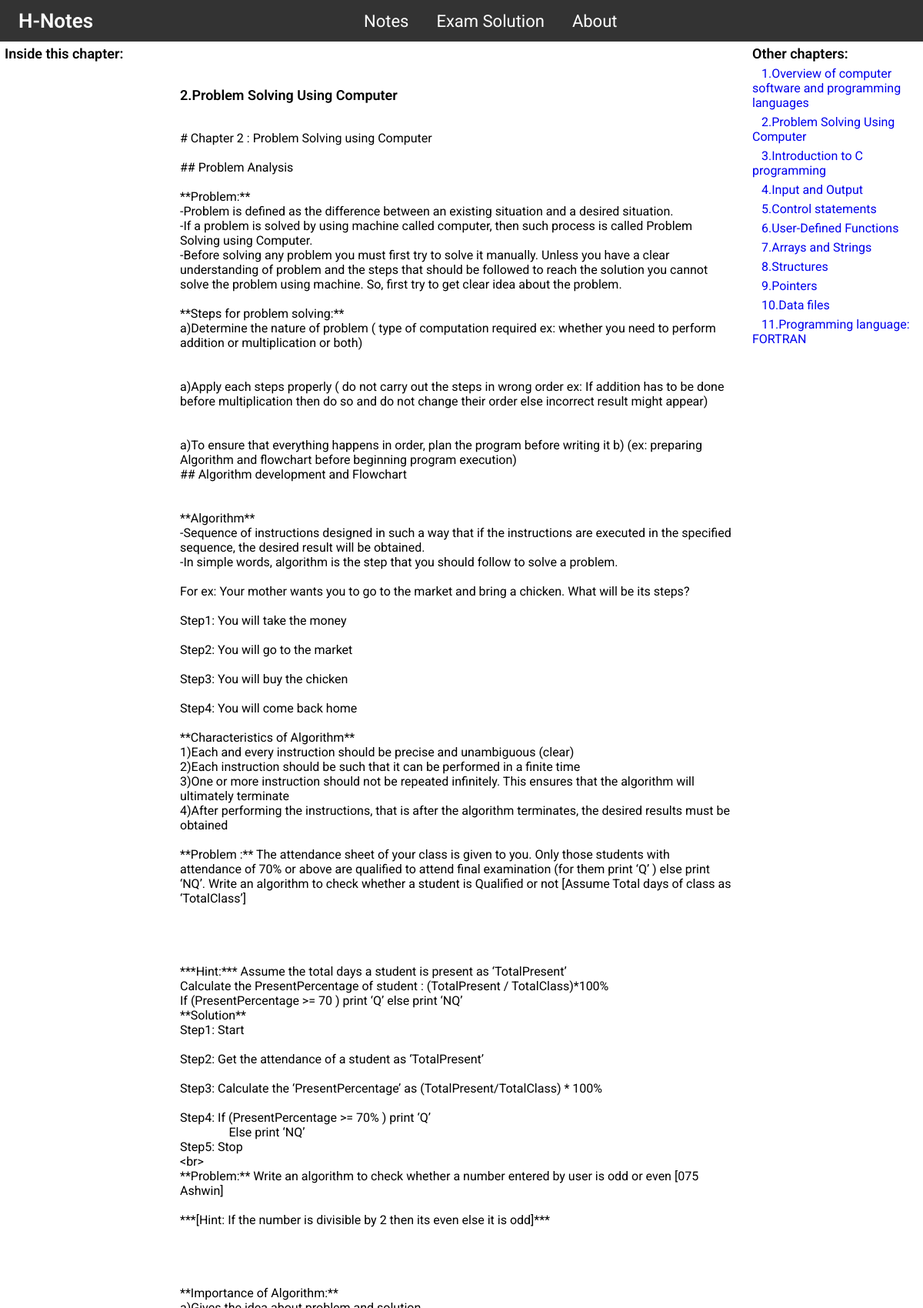
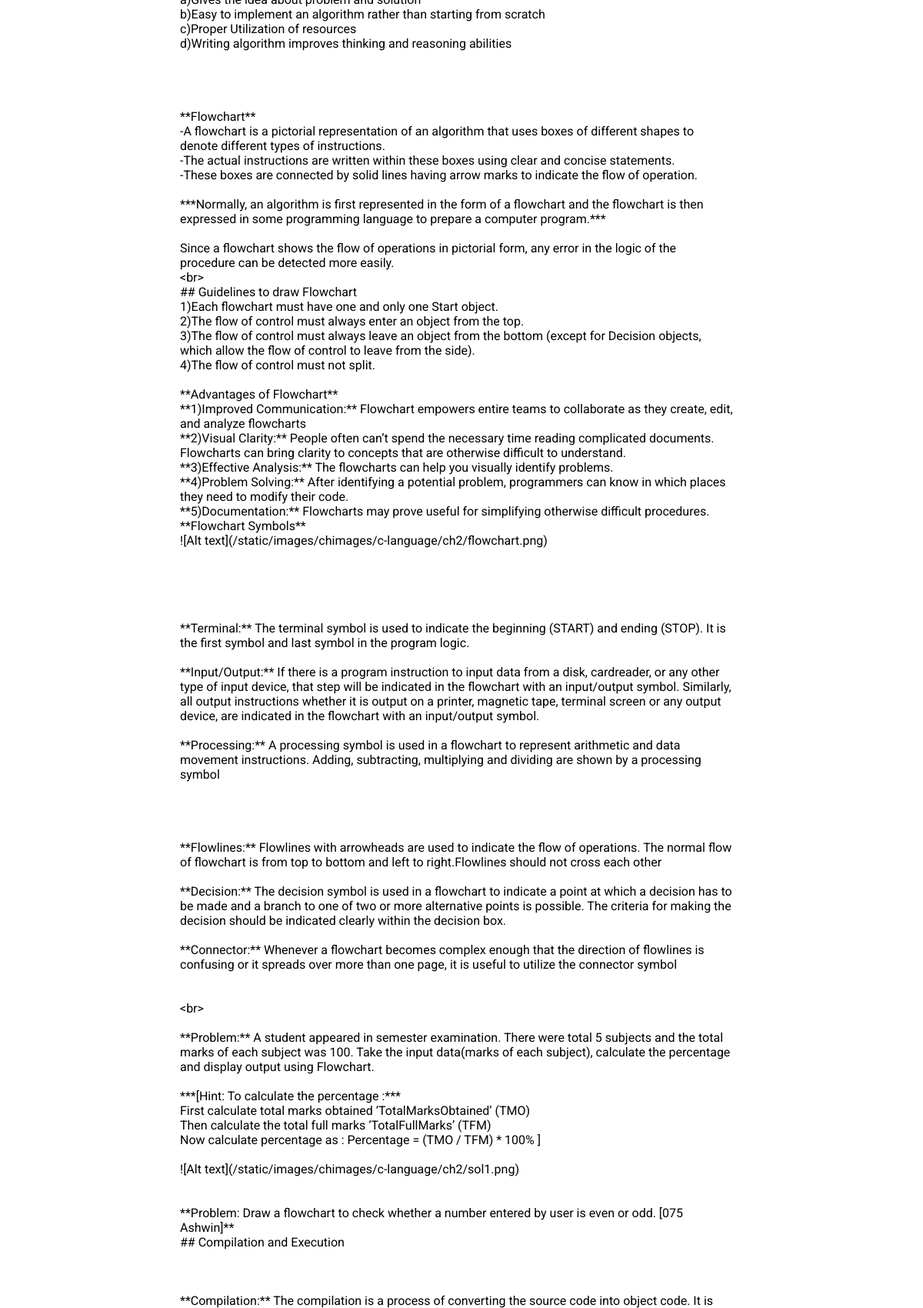
Page /notes/c-language/2problem-solving-using-computer (upper part) on the committed database (2 pictures, top to bottom).
### notes/models.py (models this page shows, shortened)
class Chapter(models.Model):
    chapter_name = models.CharField(max_length=255, verbose_name="Name")
    chapter=models.CharField(blank=True, max_length=2)
    subject_name = models.ForeignKey(Note, on_delete=models.CASCADE)
    body = models.TextField()
    slug = models.SlugField(blank=True, max_length=100)

### notes/views.py (the view)
# urls.py: path('notes/<slug:slug>/<slug:slug1>', views.notes_detail_in, name='note-detail-in'),
def notes_detail_in(request, slug, slug1):
    all_ch = Chapter.objects.filter(subject_name__slug=slug)
    ch_one = Chapter.objects.get(slug=slug1)
    return render(request, 'notes/notesdetail.html', {'ch':all_ch, 'ch_one':ch_one})

### notes/models.py (called while the page is built)
    def __str__(self):
        return self.slug

### notes/templates/notes/notesdetail.html (shortened to what this page needs)
{% extends 'notes/navbar.html' %}
{% load static %}
{% block style %}
<link rel="stylesheet" href="{% static 'css/notesdetail.css' %}">
{% endblock %}
{% block content %}
<div class="main-body">
    <div class="progress-container fixed-top">
    </div>
    <div class="main-section">
        <div class="left-sidebar-pc">
            <h3>Inside this chapter:</h3>
        </div>
        <div class="main-content">
            <div id="notes-here">
                <h3>{{ch_one.chapter_name}}</h3>
                <p class="notes-body">{{ch_one.body}}</p>
            </div>
        </div>
        <div class="right-sidebar">
            <h3>Other chapters:</h3>
            <div class="right-sidebar-content">
                {% for obj in ch %}
                <li><a href="{% url 'note-detail-in' obj.subject_name obj.slug%}">{{obj.chapter_name}}</a></li>
                {% endfor %}
            </div>
        </div>
    </div>
</div>
{% endblock %}

### static/css/navbar.css (style rules this page uses)
* { margin:0px; padding: 0px;; }
p { font-family: 'Roboto', sans-serif; }
h3 { font-family: 'Roboto', sans-serif; font-weight: 600; font-size: 18px; }
a { font-family: 'Roboto', sans-serif; }

### static/css/notesdetail.css (style rules this page uses)
.fixed-top { position: fixed; top: 0; right: 0; left: 0; }
.progress-container { width: 100%; background-color: transparent; height: 5px; display: block; }
a { text-decoration: none; padding: 12px; }
li { list-style: none; }
.right-sidebar-content li { margin-top: 6px; }
#notes-here { white-space: pre-wrap; }
.main-body { width:100%; }
@media (min-width:580px) { .main-section { margin-top:5px; display: flex; justify-content: space-around; } }
@media (min-width:580px) { .left-sidebar-pc { width:18%; position: sticky; top: 5px; align-self: flex-start; text-align: left; } }
@media (min-width:580px) { .main-content { width:60%; height: auto; } }
@media (min-width:580px) { .right-sidebar { width:18%; position: sticky; top: 5px; align-self: flex-start; text-align: left; } }

### rows in the picture
Chapter: chapter_name "2.Problem Solving Using Computer"
Chapter: chapter_name "1.Overview of computer software and programming languages"
Chapter: chapter_name "3.Introduction to C programming"
Chapter: chapter_name "4.Input and Output"
Chapter: chapter_name "5.Control statements"
Chapter: chapter_name "6.User-Defined Functions"
Chapter: chapter_name "7.Arrays and Strings"
Chapter: chapter_name "8.Structures"
Chapter: chapter_name "9.Pointers"
Chapter: chapter_name "10.Data files"
Chapter: chapter_name "11.Programming language: FORTRAN"
